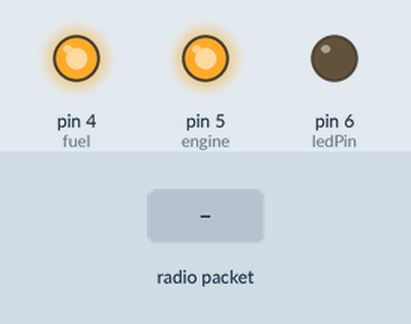
Simulated run of this sketch. Board: Arduino Uno, built with avr-gcc and run on an emulated ATmega328P. Parts: output pins drawn as LEDs (lit = HIGH). Inputs (shaded band) come from the test bench. No radio packets arrive unless stated.

Above: at 1.2 s.
1.3 s: radio packet "a" arrives
At 2.0 s:
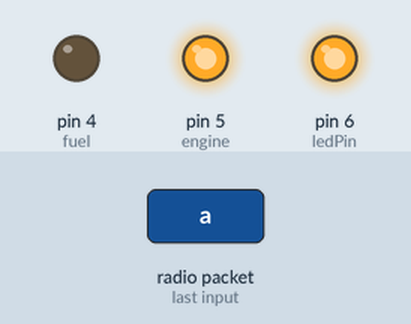
2.8 s: radio packet "b" arrives
At 5.1 s:
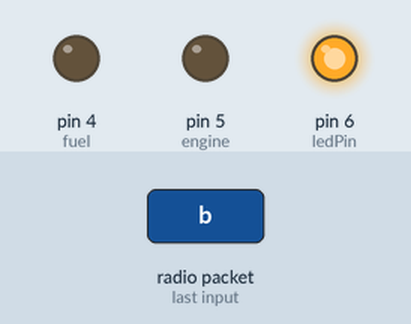
At 6.2 s:
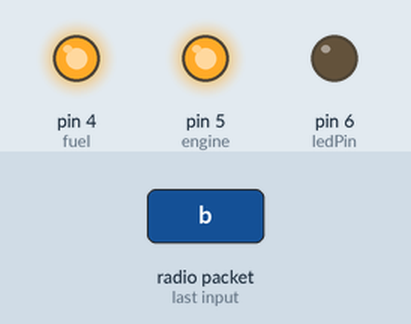
Timing chart, 0 to 7.7 s (numbered marks = the images above; inputs shaded):
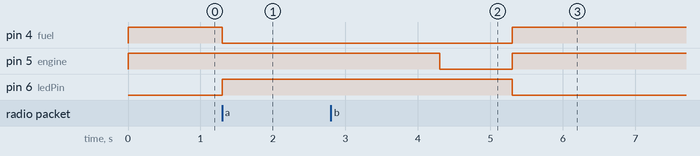

The sketch:

RF_Ardunio_Rx.ino
```cpp
#include <VirtualWire.h>
#define ledPin 6
#define fuel 4
#define engine 5


void setup()
{
    vw_set_rx_pin(11);
    vw_setup(2000);
    pinMode(ledPin, OUTPUT);
    vw_rx_start();
    pinMode(fuel, OUTPUT);
    pinMode(engine, OUTPUT);
    digitalWrite(fuel, HIGH);
    digitalWrite(engine, HIGH);
}

void loop()
{

    uint8_t buf[VW_MAX_MESSAGE_LEN];
    uint8_t buflen = VW_MAX_MESSAGE_LEN;

    if (vw_get_message(buf, &buflen))
    {

      if(buf[0]=='a')
      {
       digitalWrite(ledPin,HIGH);
       digitalWrite(fuel , LOW);
       delay(3000);
       digitalWrite(engine , LOW);
       delay(1000);
       digitalWrite(engine , HIGH);

      }
      else if(buf[0]=='b')
      {
       digitalWrite(ledPin,LOW);
       digitalWrite(fuel , HIGH);

      }
    }
}
```

Measured:
- after the input at 1.3 s, pin 4 (fuel): HIGH → LOW at once; pin 6 (ledPin): LOW → HIGH at once
- after the input at 2.8 s, pin 4 (fuel): LOW → HIGH after 2.5 s; pin 6 (ledPin): HIGH → LOW after 2.5 s
